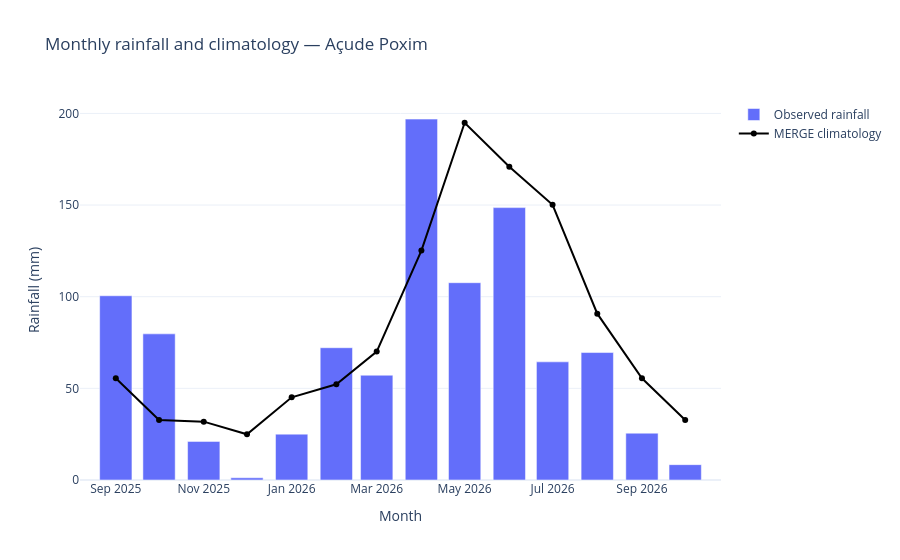

Source (notebook cell):
### Code cell
fig = go.Figure()
fig.add_bar(x=monthly.index, y=monthly["observed_mm"], name="Observed rainfall")
fig.add_scatter(
    x=monthly.index,
    y=monthly["climatology_mm"],
    name="MERGE climatology",
    mode="lines+markers",
    line={"color": "black"},
)
fig.update_layout(
    title=f"Monthly rainfall and climatology — {BASIN_NAME}",
    xaxis_title="Month",
    yaxis_title="Rainfall (mm)",
    template="plotly_white",
    hovermode="x unified",
)
fig.show()

### Figure 1 — Plotly figure (JSON) as saved in the notebook; plotly's stock layout.template omitted (floating-point values rounded to 4 significant figures)
{"data": [{"name": "Observed rainfall", "type": "bar", "x": ["2025-09-01T00:00:00", "2025-10-01T00:00:00", "2025-11-01T00:00:00", "2025-12-01T00:00:00", "2026-01-01T00:00:00", "2026-02-01T00:00:00", "2026-03-01T00:00:00", "2026-04-01T00:00:00", "2026-05-01T00:00:00", "2026-06-01T00:00:00", "2026-07-01T00:00:00", "2026-08-01T00:00:00", "2026-09-01T00:00:00", "2026-10-01T00:00:00"], "y": [100.5, 79.73, 21.06, 1.208, 25.02, 72.17, 57.17, 196.9, 107.6, 148.6, 64.46, 69.54, 25.54, 8.375]}, {"line": {"color": "black"}, "mode": "lines+markers", "name": "MERGE climatology", "type": "scatter", "x": ["2025-09-01T00:00:00", "2025-10-01T00:00:00", "2025-11-01T00:00:00", "2025-12-01T00:00:00", "2026-01-01T00:00:00", "2026-02-01T00:00:00", "2026-03-01T00:00:00", "2026-04-01T00:00:00", "2026-05-01T00:00:00", "2026-06-01T00:00:00", "2026-07-01T00:00:00", "2026-08-01T00:00:00", "2026-09-01T00:00:00", "2026-10-01T00:00:00"], "y": [55.47, 32.76, 31.83, 24.92, 45.09, 52.23, 70.05, 125.1, 194.9, 170.9, 150.1, 90.76, 55.47, 32.76]}], "layout": {"hovermode": "x unified", "title": {"text": "Monthly rainfall and climatology — Açude Poxim"}, "xaxis": {"title": {"text": "Month"}}, "yaxis": {"title": {"text": "Rainfall (mm)"}}}}
